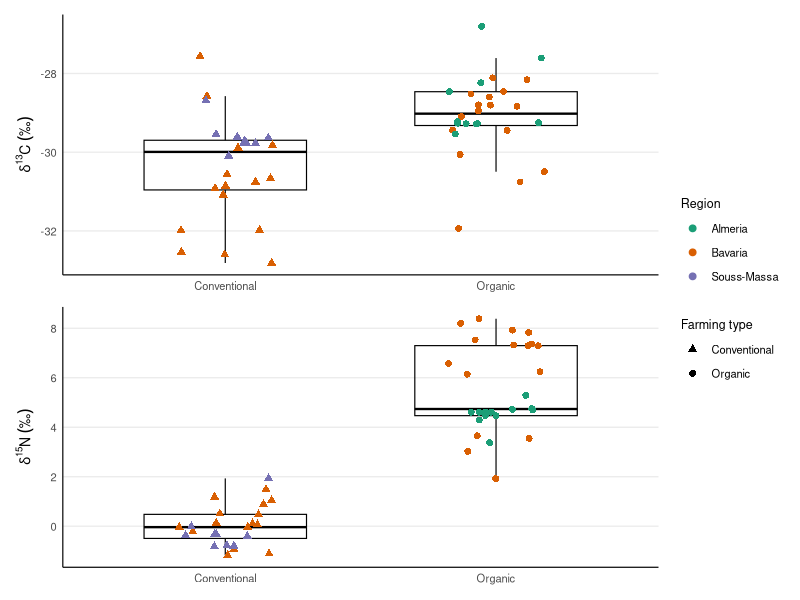

Here is the R script that generated this plot:
#Author Name    :Ibrahim Khalil
#Project Name   :Isotopic Analysis of Tomatoes
#Content Name   :Isotopes by farming type (stacked panels)
#Date           :10.10.2025
# ------------------------------------------------------------

setwd("C:/Users/User/OneDrive/Desktop/Stable-Isotope-Ratio-Analysis-of-Tomatoes")

library(readr)
library(dplyr)
library(ggplot2)
library(patchwork)

set.seed(42)

dat <- read_csv("Original_Replicates_Labeled.csv", show_col_types = FALSE)

pal_region <- c("Almeria"="#1b9e77","Bavaria"="#d95f02","Souss-Massa"="#7570b3")
shape_ft   <- c("Conventional"=17,"Organic"=16)

p1 <- ggplot(dat, aes(farming_type, d13C_permil)) +
  geom_boxplot(fill = NA, colour = "black", linewidth = 0.4, width = 0.6, outlier.shape = NA) +
  geom_point(aes(color = region, shape = farming_type),
             position = position_jitter(width = 0.18, height = 0), size = 2.0) +
  scale_color_manual(values = pal_region, name = "Region") +
  scale_shape_manual(values = shape_ft, name = "Farming type") +
  labs(x = NULL, y = expression(delta^13*C~("\u2030"))) +
  theme_minimal(base_size = 10) +
  theme(
    panel.grid.major.x = element_blank(),
    panel.grid.minor   = element_blank(),
    axis.line.x = element_line(color = "black", linewidth = 0.4),
    axis.line.y = element_line(color = "black", linewidth = 0.4)
  )

  
p2 <- ggplot(dat, aes(farming_type, d15N_permil)) +
  geom_boxplot(fill = NA, colour = "black", linewidth = 0.4, width = 0.6, outlier.shape = NA) +
  geom_point(aes(color = region, shape = farming_type),
             position = position_jitter(width = 0.18, height = 0), size = 2.0) +
  scale_color_manual(values = pal_region, name = "Region") +
  scale_shape_manual(values = shape_ft, name = "Farming type") +
  labs(x = NULL, y = expression(delta^15*N~("\u2030"))) +
  theme_minimal(base_size = 10) +
  theme(
    panel.grid.major.x = element_blank(),
    panel.grid.minor   = element_blank(),
    axis.line.x = element_line(color = "black", linewidth = 0.4),
    axis.line.y = element_line(color = "black", linewidth = 0.4)
  )

fig <- (p1 / p2) + 
  plot_layout(guides = "collect") &
  theme(
    legend.text  = element_text(size = 8),
    legend.title = element_text(size = 9)
  )
ggsave("figures/Figure2_isotopes_by_farmingtype.tiff", fig,
       width = 84, height = 130, units = "mm",
       dpi = 600, device = "tiff", compression = "lzw", bg = "white")

